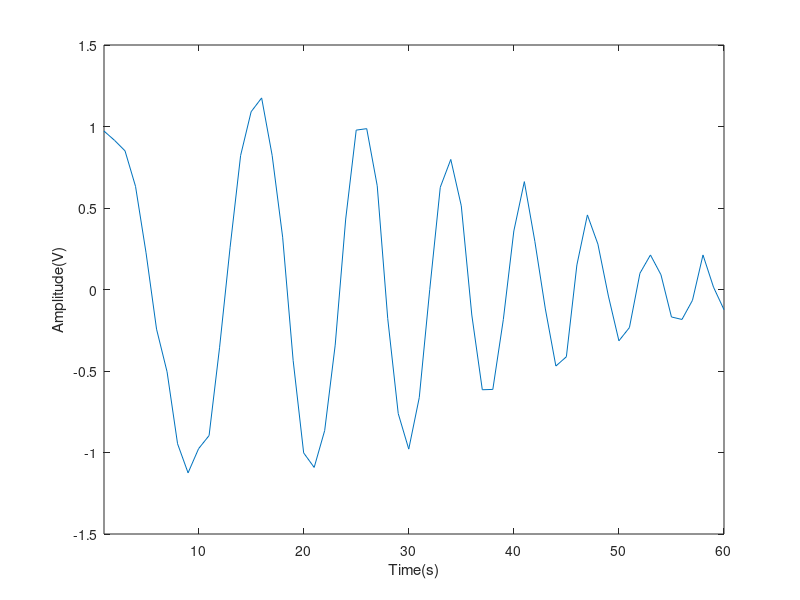

The MATLAB script that drew this image: (Note: this script raises an error after producing the figure.)
clear all
close all
clc

% An example of parameters estimation of chirps with time-varying amplitude
% Written by: Xiangxia Meng
% Paper: "Estimation of chirp signals with time-varying amplitudes"
% Authors: Xiangxia Meng, Andreas Jakobsson, Xiukun Li, Yahui Lei

%% Signal Parameters
f0 = 0.05;
B  = 0.15;

N = 60;
k = B/N;
t = 0:N-1;
t = t(:);

s0  = exp(1i*2*pi*t*f0 + 1i*pi*t.^2*k);
amp = 0.3*sin(0.08*t + 0.1) + linspace(1,0.5,N)';
e   = randn(N,1) + 1i*randn(N,1);
s   = diag(s0*amp.') + 0.05*e;

figure('Name','Original Signal')
plot(real(s))
xlabel('Time(s)')
ylabel('Amplitude(V)')
axis([-inf inf -1.5 1.5])

%% Signal Dictionary -1
Nf  = 11;
f0d = linspace(0,0.5,Nf)';
sd  = [];
fd  = [];
for i = 1:Nf
    Bd = f0d - f0d(i);
    kd = Bd/N;
    fd = [fd,[f0d(i)*ones(1,Nf);kd']];
    sd = [sd,exp(1i*2*pi*t*f0d(i)*ones(1,Nf) + 1i*pi*t.^2*kd')];   
end
Z = sd;
clear sd

%% Spline Basis
Nk    = 3;
knots = linspace(0,2,Nk+2);
knots = knots(1:end-1);

Gamma = ones(N,1);
Slin  = linspace(0,2,N)';
for i = 1:length(knots)
    Gamma = [Gamma,max(Slin-knots(i),0)];
end
for i = 1:length(knots)
    Gamma = [Gamma,max(Slin-knots(i),0).^2];
end
for i = 1:length(knots)
    Gamma = [Gamma,max(Slin-knots(i),0).^3];
end
for i = 1:length(knots)
    Gamma = [Gamma,max(Slin-knots(i),0).^4];
end

%% ADMM
alpha   = 6;
beta    = 4;
rho     = 0.5;
S = Est_Chirps (s,Z,Gamma,alpha,beta,rho);

S1 = norms(S,2,1);
[~,Gin] = max(S1);

%% ADMM by updating dictionary
fd1  = fd(:,Gin);
Df0d = f0d(2) - f0d(1);
DBd  = Df0d;        
for j = 1:3
    
    fdr0 = linspace(fd1(1)-2*Df0d,fd1(1)+2*Df0d,101);
    fdr1 = fd1(1) + fd1(2)*N;
    fdr  = [fdr0;(fdr1-fdr0)/N];
    Zr   = exp(1i*2*pi*t*fdr0 + 1i*pi*t.^2*(fdr1-fdr0)/N);
    
    rho     = 2;
    alpha   = 5;
    beta    = 5;
    S = Est_Chirps (s,Zr,Gamma,alpha,beta,rho);
    
    SR = norms(Gamma*S,2,1);
    [~,Ginr] = max(SR);
    fd1= fdr(:,Ginr);
    Z1 = Zr(:,Ginr);
    S1 = S(:,Ginr);
    
    Zs = Z1;
    for i = 1:size(Gamma,2)
        ZG(:,i) = Zs.*Gamma(:,i);
    end
    S1s = inv(ZG'*ZG)*ZG'*s;
end
    
figure('Name','Estimated IF')
plot(ones(size(t))*fd1(1,:)+t*fd1(2,:),'--');
hold on
plot(ones(size(t))*f0'+t*k',':');
hold off
legend('Estimated','True')
xlabel('Time(s)')
ylabel('Frequency(Hz)')
axis([-inf inf 0 0.3])

Amped1 = abs(Gamma*S1s);
figure('Name','Estimated Amplitude')
plot(Amped1,'--');
hold on
plot(amp);
hold off
legend('Estimated','True')
xlabel('Time(s)')
ylabel('Amplitude(V)')
axis([-inf inf 0 2])
